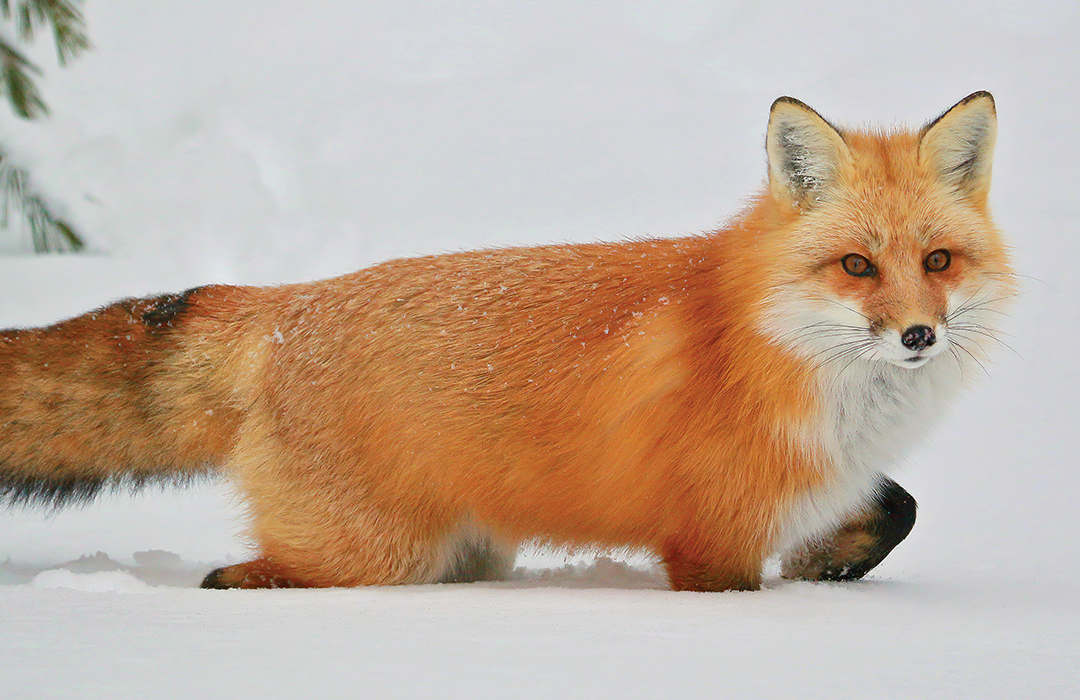
#> input picture majestic.png, 1080 x 700 px
$ jupyter execute pseudorandom.ipynb
#> lines starting #> are read from the running program, lines starting #| are printed output that depends on the picture
# Pseudorandom Number Generators using Image as a Seed

## Initialization

[cell 1]
# Import libraries
import cv2 as cv
import numpy as np
import matplotlib.pyplot as plt

[cell 2]
# Read image
img = cv.imread('majestic.png')
#> img is the input picture: shape (700, 1080, 3); mean B, G, R 156, 173, 193.7

# Convert image to grayscale
img = cv.cvtColor(img, cv.COLOR_BGR2GRAY)
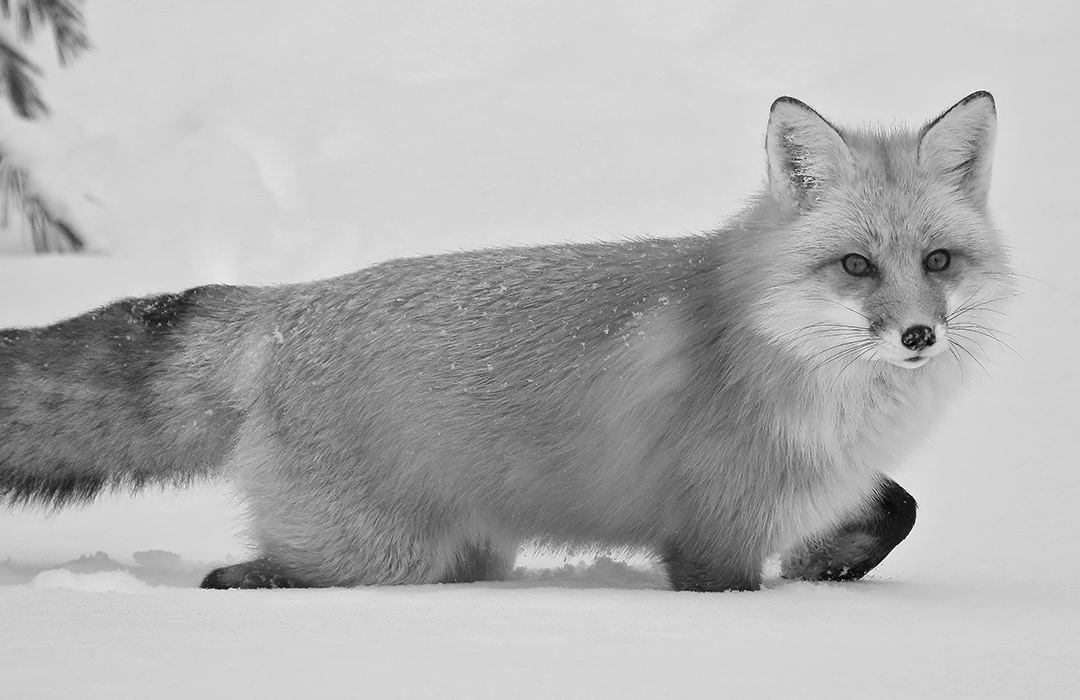
#> img: shape (700, 1080); min 0, max 255, mean 177.3

print(img.shape)
#| (700, 1080)
plt.imshow(img, cmap=plt.cm.gray)
